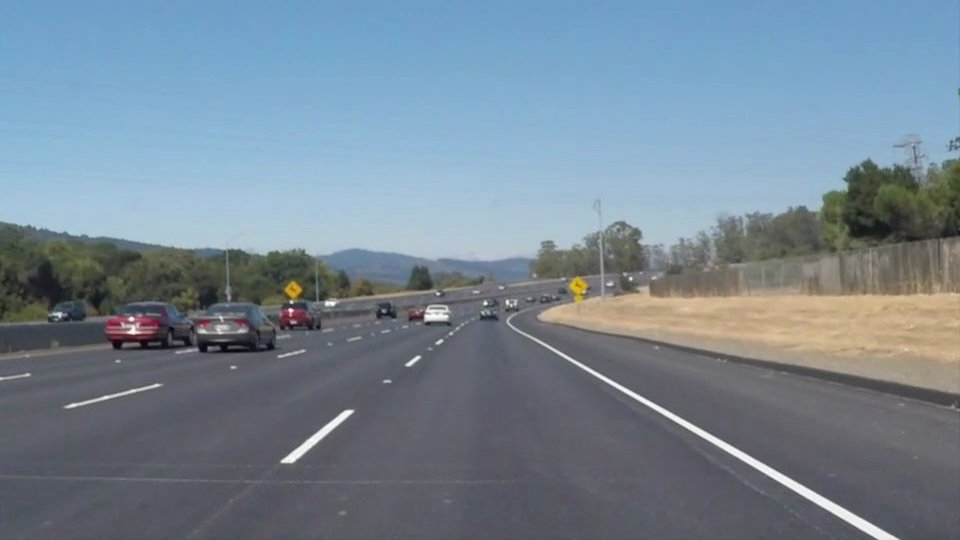
//> input picture images/road3.jpg, 960 x 540 px
$ ./cv13   (built with g++ and OpenCV 4)
//> lines starting //> are read from the running program, lines starting //| are printed output that depends on the picture; after the words box and inside, x2 and y2 are one past the last pixel; in counts of white or black regions, pixels touching at a corner belong together
#include <opencv2/opencv.hpp>
#include <opencv2/imgproc.hpp>
using namespace cv;
using namespace std;

int main()
{
	Mat image = imread("images/road3.jpg", IMREAD_COLOR);		// 명암도 영상 읽기
//> image is the input picture: 540 rows x 960 cols, CV_8UC3; mean B, G, R 148.1, 134.5, 118.5
	CV_Assert(!image.empty());									// 영상파일 예외처리


	Mat imgproc = image.clone();	//차선의 소실점까지의 영역만 필요하기 때문에 ROI는 하단

	//사각형인데(좌상단부터,세로의 절반부터,오른쪽 끝까지,세로의 절반까지)
	Mat lineROI = imgproc(Rect(0, imgproc.rows/2, imgproc.cols, imgproc.rows/2)).clone();

	//(line의 가로사이즈만큼,라인의 세로사이즈만큼,채널 3개짜리 컬러로 초기화
	Mat lineProc = Mat::zeros(lineROI.rows, lineROI.cols,CV_8UC3);

	Mat grayImg;
	cvtColor (lineROI, grayImg, COLOR_BGR2GRAY);

	Mat cannyImg;
	Mat thImg;

	threshold(grayImg, thImg, 100, 255, THRESH_BINARY);
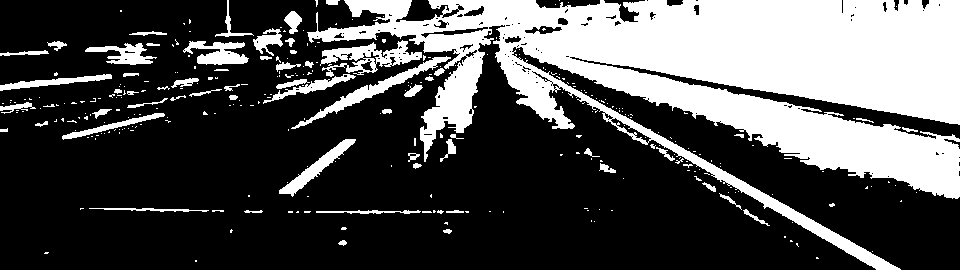
//> thImg: 270 rows x 960 cols, CV_8UC1; 31.1% white; 314 white regions (252 under 20 px), largest, box (x1, y1, x2, y2) and area: (307, 0, 960, 270) 68306, (320, 40, 422, 77) 1534, (291, 56, 451, 129) 1352

	Canny(grayImg, cannyImg, 100, 150, 3);
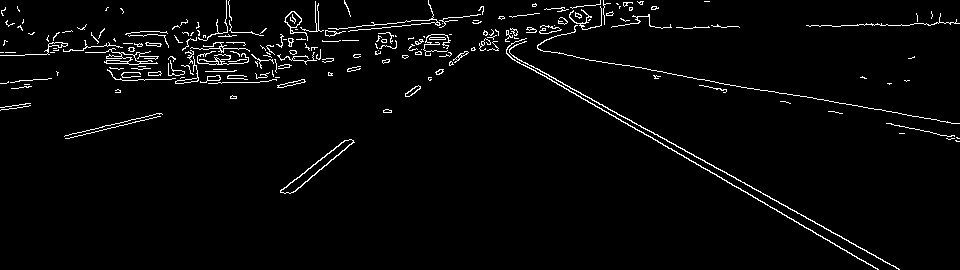
//> cannyImg: 270 rows x 960 cols, CV_8UC1; 2.9% white in thin lines or dots

	vector<Vec2f> lines;

	int threshold = 70;

	HoughLines(cannyImg, lines, 1,
            	CV_PI / 180, threshold);
//> lines = 209 lines (rho, theta), first 12: [-206, 2.09], [-201, 2.08], [-45, 1.75], [57, 1.48], [55, 1.54], [39, 1.55], [52, 1.54], [67, 1.47], [-220, 2.11], [-189, 2.06], [53, 1.5], [146, 1.34]

	float theta_min = 40.0f * CV_PI/180.0f;
	float theta_max = 60.0f * CV_PI/180.0f;
	float theta_min2 = 110.0f * CV_PI/180.0f;
	float theta_max2 = 140.0f * CV_PI/180.0f;


	Mat cannyColor;
	Mat ROITest = lineROI.clone();
	cvtColor(cannyImg, cannyColor, COLOR_GRAY2BGR);
//> cannyColor: 270 rows x 960 cols, CV_8UC3; 2.9% white in thin lines or dots
	ROITest = ROITest - cannyColor;
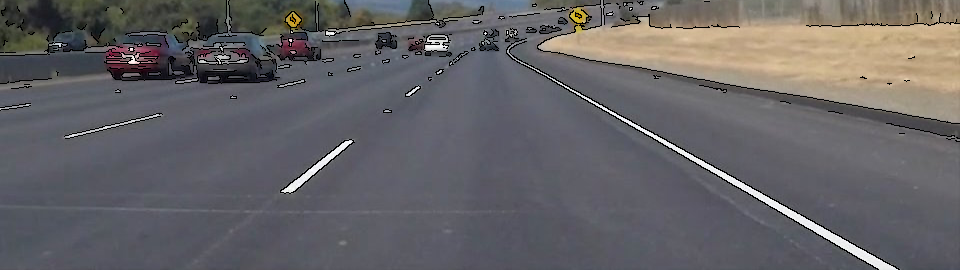
//> ROITest: 270 rows x 960 cols, CV_8UC3; mean B, G, R 101.9, 99.2, 101.2
	imshow("ROI CHECK", ROITest);


	Point leftP[2], rightP[2], banishP;
	bool bLFound = false, bRFound = false;

	for (int i = 0; i < lines.size(); i++)
	{
		float rho = lines[i][0], theta = lines[i][1];

		Scalar color = Scalar(0,0,255);
		bool bSearch = false;


		Point pt11(0, rho / sin(theta));
		Point pt21(ROITest.cols, (rho - ROITest.cols*cos(theta)) / sin(theta));
		line(ROITest, pt11, pt21, color, 1);

		//Point pt11(0, rho/sin(theta));
		//Point pt21(cannyImg.cols,
		//(rho - cannyImg.cols*cos(theta)/ sin(theta)));
		//line(lineROI, pt11, pt21, color, 1);


		if(theta > theta_min && theta < theta_max
		   && bLFound == false)
		{
			color = Scalar(255,0,0);
			bSearch = true;
			bLFound = true;

			Point pt1(0, rho/sin(theta));
			Point pt2(cannyImg.cols,
			(rho - cannyImg.cols*cos(theta)/ sin(theta)));
			line(lineProc, pt1, pt2, color, 4);
			leftP[0] = pt1;
			leftP[1] = pt2;
		}
		if(theta > theta_min2 && theta < theta_max2
		   && bRFound == false)
		{
			color = Scalar(0,0,255);
			bSearch = true;
			bRFound = true;

			Point pt1(0, rho/sin(theta));
			Point pt2(cannyImg.cols,
			(rho - cannyImg.cols*cos(theta)/ sin(theta)));
			line(lineProc, pt1, pt2, color, 4);

			rightP[0] = pt1;
			rightP[1] = pt2;
		}
	}
//> this loop made 209 passes
//> (rho, theta, pt21, pt1, pt2) on passes 1, 86: (-206, 2.09, Point(960, 316), Point(0, -237), Point(960, 348)), (320, 0.925, Point(960, -322), Point(0, 400), Point(960, -403))
//> (rho, theta, pt11, pt21) on passes 2 to 7: (-201, 2.08, Point(0, -229), Point(960, 302)), (-45, 1.75, Point(0, -45), Point(960, 123)), (57, 1.48, Point(0, 57), Point(960, -26)), (55, 1.54, Point(0, 55), Point(960, 21)), (39, 1.55, Point(0, 39), Point(960, 22)), (52, 1.54, Point(0, 52), Point(960, 18))
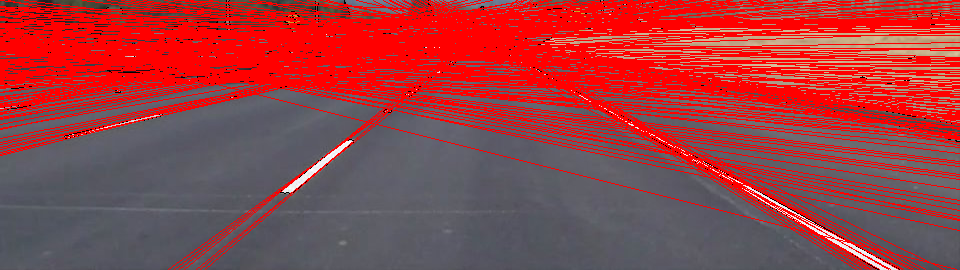
//> ROITest: 270 rows x 960 cols, CV_8UC3; mean B, G, R 67.3, 63.6, 153.5
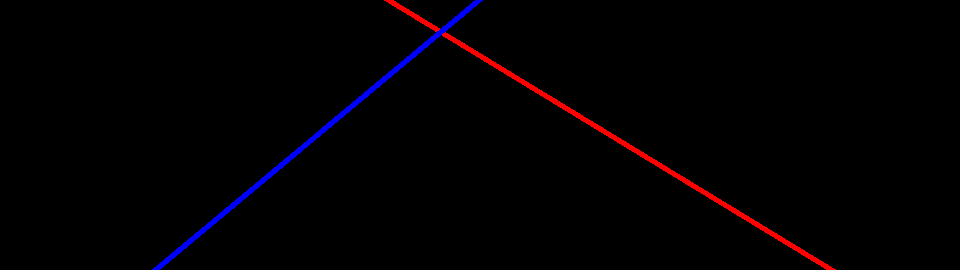
//> lineProc: 270 rows x 960 cols, CV_8UC3; mean B, G, R 2.2, 0, 2.5
//> after the loop, bLFound = true; leftP = 2 Points (x, y): [0, 400], [960, -403]; bRFound = true; rightP = 2 Points (x, y): [0, -237], [960, 348]

	imshow("ROI CHECK1", ROITest);

	float leftLineA = (float)(leftP[1].y - leftP[0].y) / (float)(leftP[1].x - leftP[0].x);
//> leftLineA = -0.836
	float leftLineB = leftP[1].y - leftLineA * leftP[1].x;
//> leftLineB = 400

	float rightLineA = (float)(rightP[1].y - rightP[0].y) / (float)(rightP[1].x - rightP[0].x);
//> rightLineA = 0.609
	float rightLineB = rightP[1].y - rightLineA * rightP[1].x;
//> rightLineB = -237

	banishP.x = (int)((rightLineB - leftLineB) / (leftLineA - rightLineA));
//> banishP = Point(440, 0)
	banishP.y = (int)(leftLineA * banishP.x + leftLineB);
//> banishP = Point(440, 31)


	Scalar color = Scalar(0,255,0);
	line(lineProc, banishP, Point(banishP.x, cannyImg.rows), color, 4);
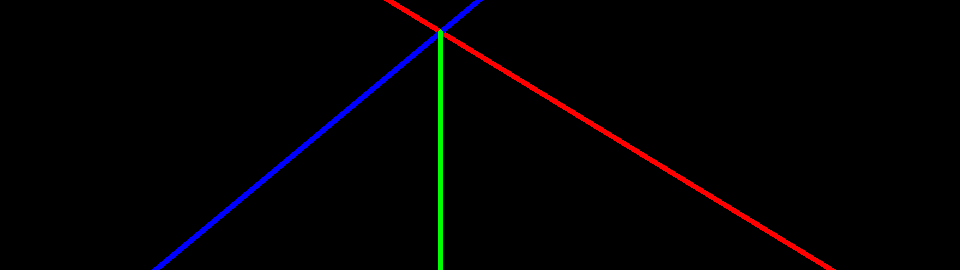
//> lineProc: 270 rows x 960 cols, CV_8UC3; 0.46% of pixels changed, all inside (x1, y1, x2, y2) = (438, 29, 443, 270)

	lineROI = lineROI + lineProc;
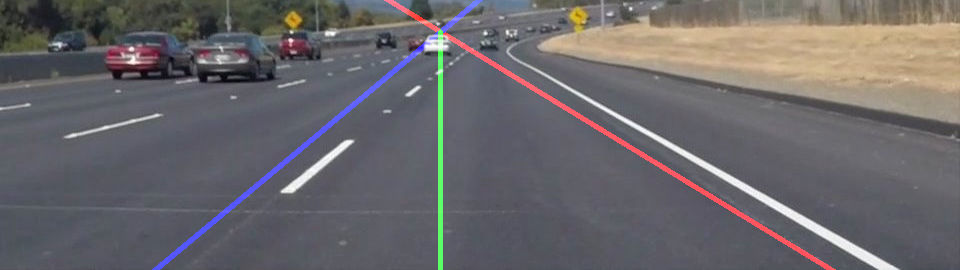
//> lineROI: 270 rows x 960 cols, CV_8UC3; mean B, G, R 106.6, 103.4, 106.4

	imshow("gray", grayImg);
	imshow("canny", cannyImg);
	imshow("th", thImg);
	imshow("line", lineProc);
	imshow("ROI", lineROI);


	waitKey();
	return 0;
}

$ run again, with images/road2.jpg copied over images/road3.jpg
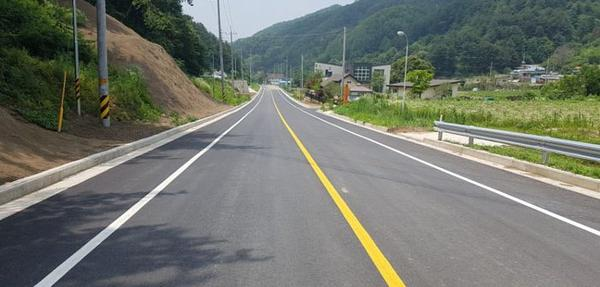
//> input picture images/road2.jpg, 600 x 287 px
//> image is the input picture: 287 rows x 600 cols, CV_8UC3; mean B, G, R 108.4, 117.6, 113.4
//> thImg: 143 rows x 600 cols, CV_8UC1; 80% white; 99 black regions (82 under 20 px), largest, box (x1, y1, x2, y2) and area: (0, 42, 150, 143) 7377, (52, 81, 224, 143) 6430, (0, 0, 122, 20) 1478
//> cannyImg: 143 rows x 600 cols, CV_8UC1; 5.7% white in thin lines or dots
//> lines = 74 lines (rho, theta), first 12: [132, 0.89], [141, 0.86], [-122, 1.87], [-244, 2.51], [69, 1.13], [-143, 1.95], [-140, 1.95], [-249, 2.57], [11, 1.55], [2, 1.57], [-110, 1.82], [6, 1.57]
//> cannyColor: 143 rows x 600 cols, CV_8UC3; 5.7% white in thin lines or dots
//> the loop `for (int i = 0; i < lines.size(); i++)` made 74 passes
//> (rho, theta, pt21, pt1, pt2) on passes 1, 6: (132, 0.89, Point(600, -316), Point(0, 169), Point(600, -353)), (-143, 1.95, Point(600, 88), Point(0, -154), Point(600, 99))
//> after the loop `for (int i = 0; i < lines.size(); i++)`:
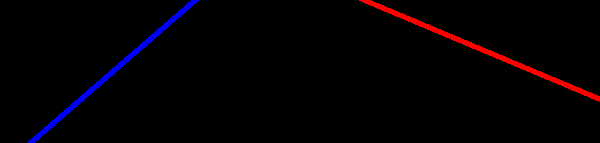
//> lineProc: 143 rows x 600 cols, CV_8UC3; mean B, G, R 3.5, 0, 3.9
//> after the loop `for (int i = 0; i < lines.size(); i++)`: bLFound = true; leftP = 2 Points (x, y): [0, 169], [600, -353]; bRFound = true; rightP = 2 Points (x, y): [0, -154], [600, 99]
//> leftLineA = -0.87
//> leftLineB = 169
//> rightLineA = 0.422
//> rightLineB = -154
//> `banishP.x = (int)((rightLineB - leftLineB) / (leftLineA - rightLineA));`: banishP = Point(250, 0)
//> `banishP.y = (int)(leftLineA * banishP.x + leftLineB);`: banishP = Point(250, -48)
//> `lineROI = lineROI + lineProc;`:
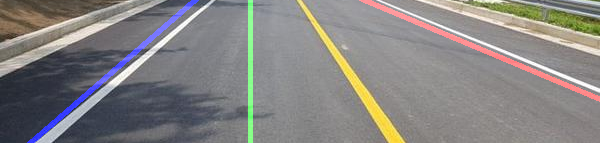
//> lineROI: 143 rows x 600 cols, CV_8UC3; mean B, G, R 129.6, 131, 133.1
